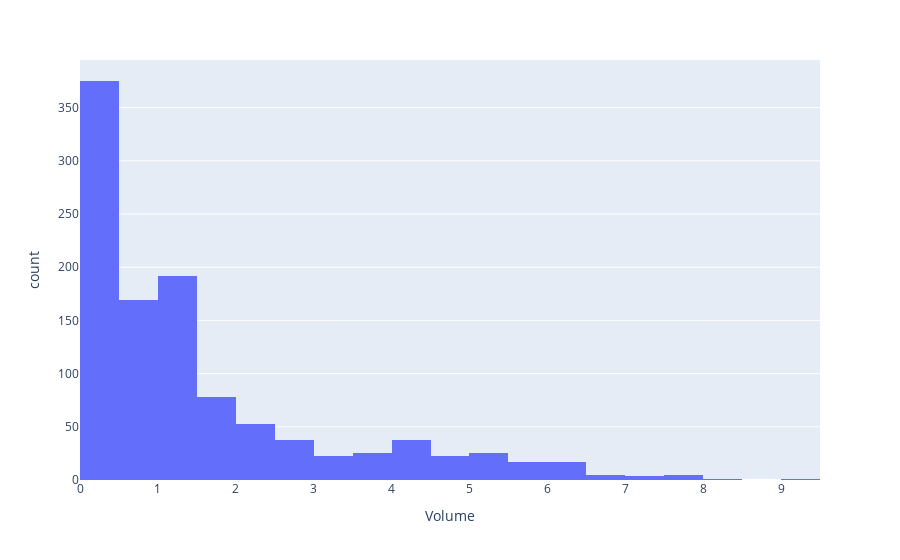

Source (notebook cell):
### Code cell
px.histogram(
    df,
    x="Volume",
)

### Figure 1 — Plotly figure (JSON) as saved in the notebook; plotly's stock layout.template omitted (floating-point values rounded to 4 significant figures; data arrays with more than 128 entries replaced by an {"elided": "..."} marker saying what was removed)
{"data": [{"alignmentgroup": "True", "bingroup": "x", "hovertemplate": "Volume=%{x}<br>count=%{y}<extra></extra>", "legendgroup": "", "marker": {"color": "#636efa", "pattern": {"shape": ""}}, "name": "", "offsetgroup": "", "orientation": "v", "showlegend": false, "type": "histogram", "x": {"elided": "1089 float values"}, "xaxis": "x", "yaxis": "y"}], "layout": {"barmode": "relative", "legend": {"tracegroupgap": 0}, "margin": {"t": 60}, "xaxis": {"anchor": "y", "domain": [0, 1], "title": {"text": "Volume"}}, "yaxis": {"anchor": "x", "domain": [0, 1], "title": {"text": "count"}}}}
